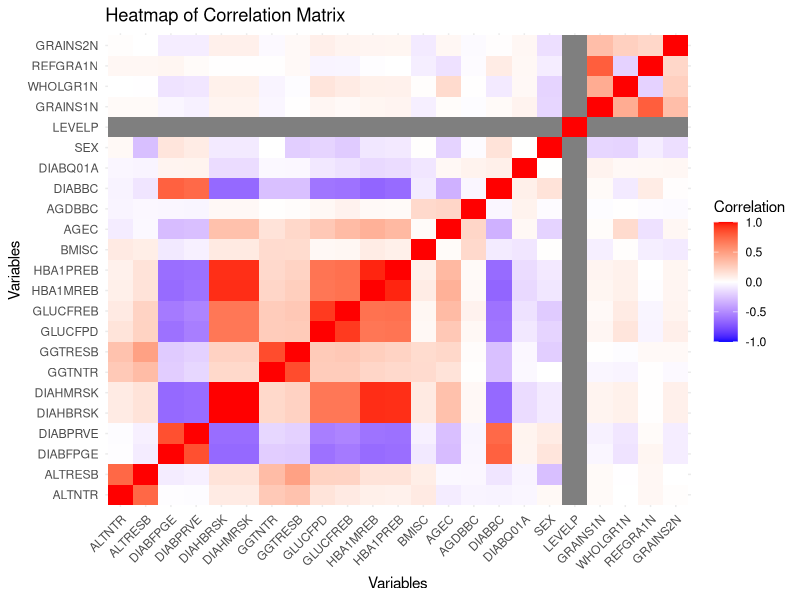

Reproduce this figure in R.
## ---- chunk 1
library(readr)
library(ggplot2)
library(reshape2)
## ---- chunk 2
data <- read.csv("ResponseVariables_Cleaned.csv", stringsAsFactors = FALSE)
## ---- chunk 3
data_for_heatmap <- data[, !(names(data) %in% "ABSPID")]

# Calculate the correlation matrix for numeric variables
cor_matrix <- cor(data_for_heatmap, use = "complete.obs")

# Melt the correlation matrix to a long format
cor_melted <- melt(cor_matrix)

# Create the heatmap using ggplot2
ggplot(cor_melted, aes(x = Var1, y = Var2, fill = value)) +
  geom_tile() +
  scale_fill_gradient2(low = "blue", high = "red", mid = "white", 
                       midpoint = 0, limit = c(-1, 1), name = "Correlation") +
  theme_minimal() +
  labs(title = "Heatmap of Correlation Matrix",
       x = "Variables",
       y = "Variables") +
  theme(axis.text.x = element_text(angle = 45, hjust = 1))
